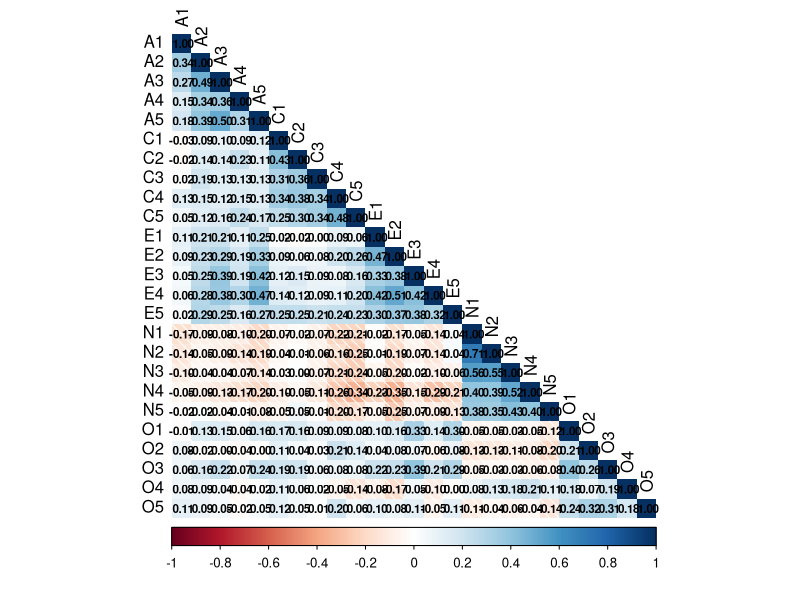
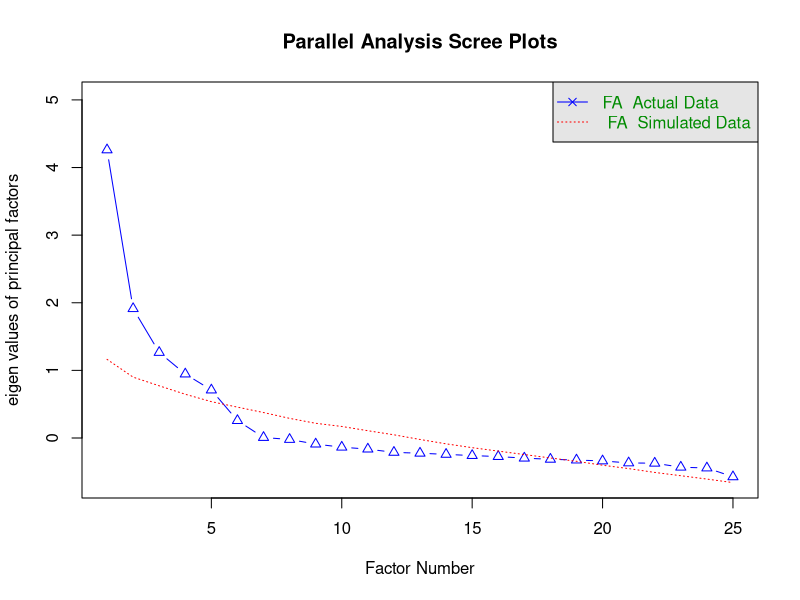
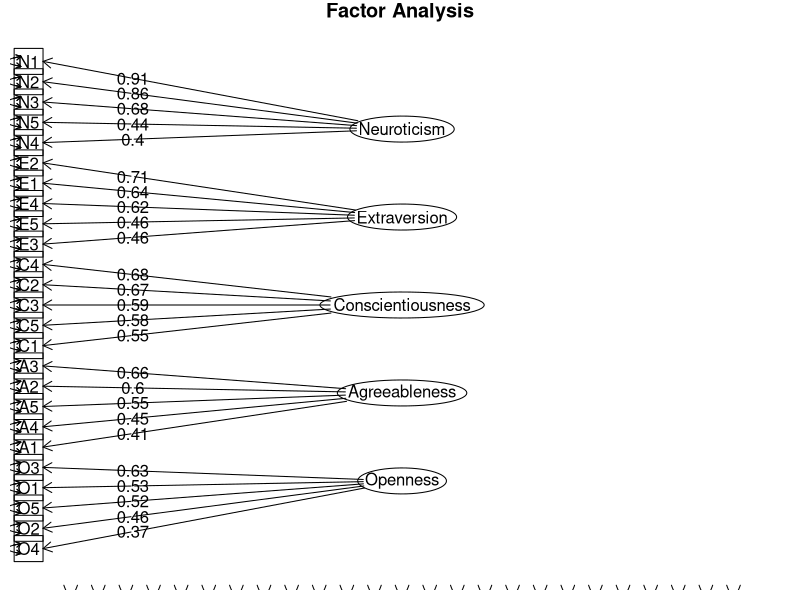

Reproduce these figures in R, in order.
## ---- chunk 1
#| echo: true
#| output: false

# Load required libraries

library(psych)
library(corrplot)
library(tidyverse)
## ---- chunk 2

# Load the bfi dataset
data(bfi)

# Glimpse dataset
glimpse(bfi)
## ---- chunk 3
#| message: false

# Reverse item (see the bfi documentation to understand which are the items to be reversed)

my_bfi <- bfi %>%
  select(A1:O5) %>% 
  mutate(A1 = 7 - A1,
         C4 = 7 - C4,
         C5 = 7 - C5,
         E1 = 7 - E1,
         E2 = 7 - E2,
         O2 = 7 - O2,
         O5 = 7 - O5)

# Descriptive statistics

my_bfi %>%
  psych::describe(.) %>%
  as.data.frame() %>%
  select(-vars, -trimmed, -range, -mad) %>%
  round(., 2) %>%
  knitr::kable(.)


## ---- chunk 4

# Display the correlation matrix using corrplot
# To display larger figure:`{r fig.width=8, fig.height=8}`

cor_matrix <- cor(my_bfi, use = "pairwise.complete.obs")

corrplot(
  cor_matrix,
  method="shade",
  addCoef.col="black",
  type="lower",
  tl.col="black",
  number.cex = 0.7
)
## ---- chunk 5
# KMO (Measure of Sampling Adequacy (MSA))

KMO(
  r = cor(
    my_bfi,
    use = "pairwise.complete.obs"
    )
  )
## ---- chunk 6
# Bartlett's test of sphericity

cortest.bartlett(my_bfi)
## ---- chunk 7
# Determinant

det(
  cor(
    my_bfi,
    use = "pairwise.complete.obs")
)

## ---- chunk 8
parallel_analysis <- fa.parallel(cor_matrix, fa="fa")
## ---- chunk 9
efa_result <- fa(
  cor_matrix,
  nfactors = parallel_analysis$nfact,
  rotate = "promax"
  )

efa_result
## ---- chunk 10
fact_bfi <- factanal(
  na.omit(my_bfi),
  factors = parallel_analysis$nfact, # 5
  rotation = "promax"
) 


fact_bfi %>%
  print(
    cutoff = 0.3, digits = 2
    )
## ---- chunk 11
#| echo: true
#| output: false

fact_bfi$loadings %>%
  print(cutoff = 0.3,
        digits=2) %>% 
  as.data.frame()
## ---- chunk 12
colnames(fact_bfi$loadings) <- c(
  "Neuroticism",
  "Extraversion",
  "Conscientiousness",
  "Agreeableness",
  "Openness"
)

fact_bfi$loadings %>%
  print(
    cutoff = 0.3,
    digits = 2
  )

## ---- chunk 13
fa.diagram(
  fact_bfi$loadings,
  errors = TRUE,
  digits = 2
  )
## ---- chunk 14
#| output: false

# Store items in a list

composite_scores <- list(
  Agreeableness     = c("A1", "A2", "A3", "A4", "A5"),
  Conscientiousness = c("C1", "C2", "C3", "C4", "C5"),
  Extraversion      = c("E1", "E2", "E3", "E4", "E5"),
  Neuroticism       = c("N1", "N2", "N3", "N4", "N5"),
  Openness          = c("O1", "O2", "O3", "O4", "O5")
)

# Create a function to extract Cronbach's alpha

my_alpha <- function(data, items) {
  data %>% 
    select(all_of(items)) %>% 
    psych::alpha() %>% 
    pluck(., "total", "raw_alpha") %>%
    round(., 2) %>% 
    print()
}

# Calculate Cronbach's alpha for all dimensions 

all_alpha <- purrr::map(composite_scores, ~ my_alpha(my_bfi, .)) %>% as.data.frame()
## ---- chunk 15
#| message: false
#| warning: false
#| output: false

# Create a function to extract Omega total

my_omega <- function(data, items) {
  data %>% 
    select(all_of(items)) %>% 
    psych::omega(., nfactors = 1) %>% 
    pluck(., "omega.tot") %>%
    round(., 2) %>% 
    print()
}

# Calculate Omega total for all dimensions 

all_omega <- purrr::map(composite_scores, ~ my_omega(my_bfi, .)) %>% as.data.frame()
## ---- chunk 16
rbind(
  all_alpha,
  all_omega
) %>% 
  t() %>%
  as.data.frame() %>%
  knitr::kable(
    .,
    "simple",
    col.names = c(
      "Trait", "Cronbach's $\\alpha$", "$\\omega$ total"
      ),
    align = c("l", "c", "c"))
